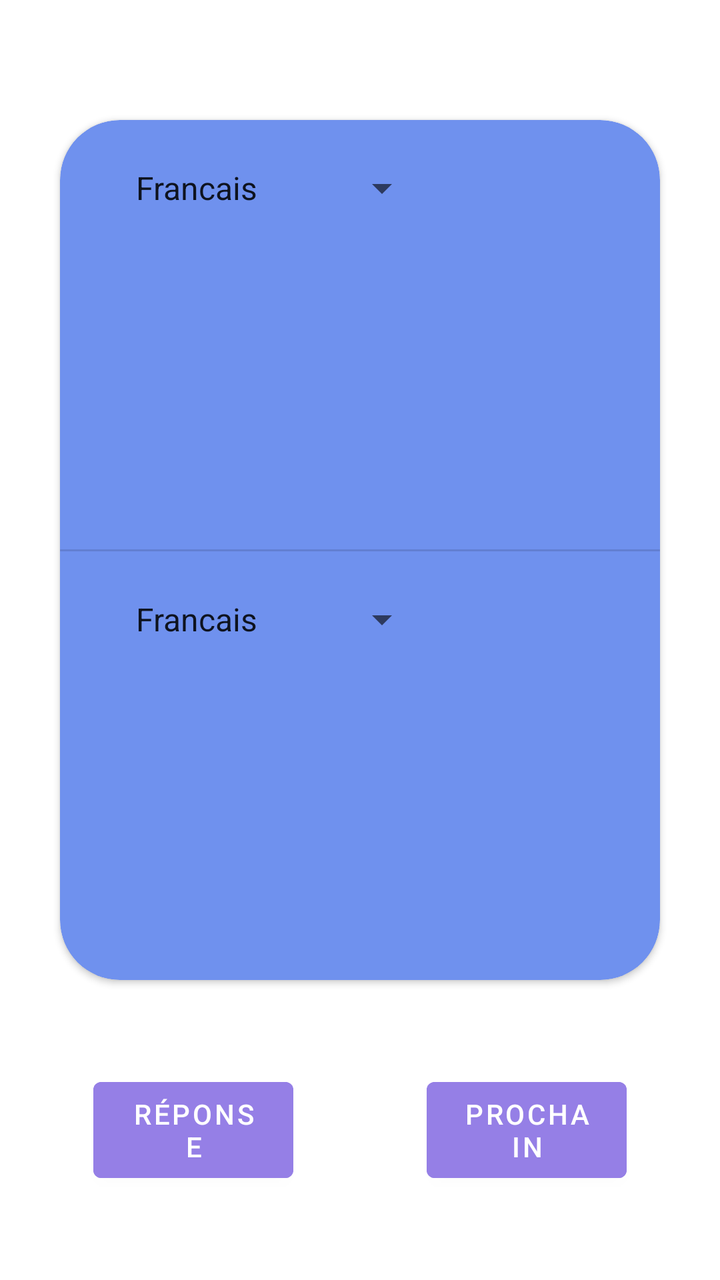
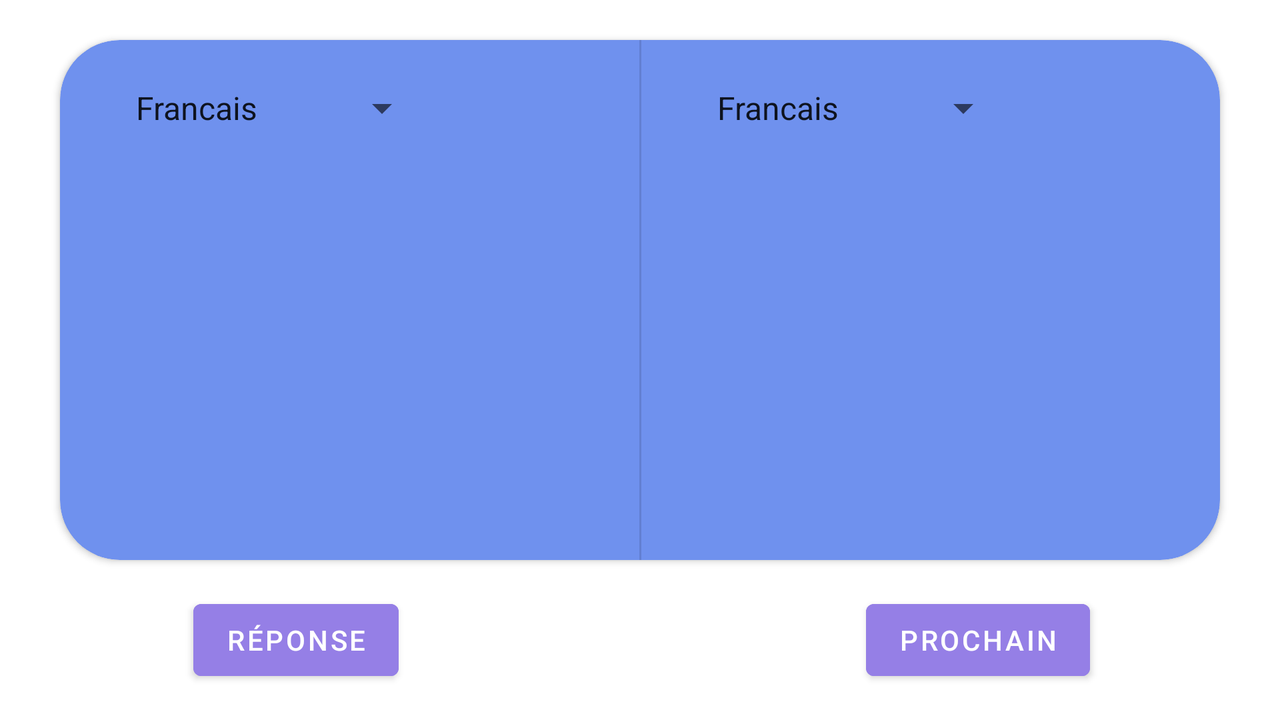

An Android layout and its configuration variant, each rendered on a device that would load it. The default file and the variant file are quoted in full after the pictures.
<!-- AndroidManifest.xml: application theme Theme.TranslateApp.NoActionBar -->
<!-- res/layout/fragment_jeu.xml -->
<?xml version="1.0" encoding="utf-8"?>
<androidx.constraintlayout.widget.ConstraintLayout xmlns:android="http://schemas.android.com/apk/res/android"
    xmlns:app="http://schemas.android.com/apk/res-auto"
    xmlns:tools="http://schemas.android.com/tools"
    android:layout_width="match_parent"
    android:layout_height="match_parent"
    android:orientation="vertical"
    tools:context=".fragments.mainActivity.jeu.JeuFragment">

    <androidx.cardview.widget.CardView
        android:id="@+id/cardView"
        android:layout_width="0dp"
        android:layout_height="0dp"
        android:layout_marginStart="30dp"
        android:layout_marginTop="60dp"
        android:layout_marginEnd="30dp"
        android:layout_marginBottom="150dp"
        app:cardBackgroundColor="@color/blue"
        app:cardCornerRadius="30dp"
        app:layout_constraintBottom_toBottomOf="parent"
        app:layout_constraintEnd_toEndOf="parent"
        app:layout_constraintStart_toStartOf="parent"
        app:layout_constraintTop_toTopOf="parent">

        <androidx.constraintlayout.widget.ConstraintLayout
            android:layout_width="match_parent"
            android:layout_height="match_parent"
            android:elevation="8dp">

            <TextView
                android:id="@+id/wordToFind"
                android:layout_width="wrap_content"
                android:layout_height="wrap_content"
                android:gravity="center"
                android:textColor="@color/white"
                android:textSize="24sp"
                android:textStyle="bold"
                app:layout_constraintBottom_toTopOf="@+id/divider"
                app:layout_constraintEnd_toEndOf="parent"
                app:layout_constraintStart_toStartOf="parent"
                app:layout_constraintTop_toTopOf="parent" />

            <TextView
                android:id="@+id/translateToFind"
                android:layout_width="wrap_content"
                android:layout_height="wrap_content"
                android:gravity="center"
                android:textColor="@color/white"
                android:textSize="24sp"
                android:textStyle="bold"
                app:layout_constraintBottom_toBottomOf="parent"
                app:layout_constraintEnd_toEndOf="parent"
                app:layout_constraintStart_toStartOf="parent"
                app:layout_constraintTop_toBottomOf="@+id/divider" />

            <Spinner
                android:id="@+id/langue2"
                android:layout_width="155dp"
                android:layout_height="0dp"
                android:layout_marginStart="30dp"
                android:layout_marginTop="10dp"
                android:entries="@array/langSpinner_entries"
                android:minHeight="48dp"
                app:layout_constraintStart_toStartOf="parent"
                app:layout_constraintTop_toBottomOf="@+id/divider"
                tools:ignore="DuplicateSpeakableTextCheck" />

            <Spinner
                android:id="@+id/langue1"
                android:layout_width="155dp"
                android:layout_height="0dp"
                android:layout_marginStart="30dp"
                android:layout_marginTop="10dp"
                android:entries="@array/langSpinner_entries"
                android:minHeight="48dp"
                app:layout_constraintStart_toStartOf="parent"
                app:layout_constraintTop_toTopOf="parent" />

            <View
                android:id="@+id/divider"
                android:layout_width="349dp"
                android:layout_height="1dp"
                android:background="?android:attr/listDivider"
                app:layout_constraintBottom_toBottomOf="parent"
                app:layout_constraintEnd_toEndOf="parent"
                app:layout_constraintHorizontal_bias="0.5"
                app:layout_constraintStart_toStartOf="parent"
                app:layout_constraintTop_toTopOf="parent" />
        </androidx.constraintlayout.widget.ConstraintLayout>
    </androidx.cardview.widget.CardView>

    <Button
        android:id="@+id/answer"
        android:layout_width="100dp"
        android:layout_height="60dp"
        android:backgroundTint="@color/light_purple"
        android:text="@string/answer"
        app:layout_constraintBottom_toBottomOf="parent"
        app:layout_constraintEnd_toEndOf="parent"
        app:layout_constraintHorizontal_bias="0.18"
        app:layout_constraintStart_toStartOf="parent"
        app:layout_constraintTop_toBottomOf="@+id/cardView"
        tools:ignore="TextContrastCheck" />

    <Button
        android:id="@+id/next"
        android:layout_width="100dp"
        android:layout_height="60dp"
        android:backgroundTint="@color/light_purple"
        android:text="@string/next"
        app:layout_constraintBottom_toBottomOf="parent"
        app:layout_constraintEnd_toEndOf="parent"
        app:layout_constraintHorizontal_bias="0.82"
        app:layout_constraintStart_toStartOf="parent"
        app:layout_constraintTop_toBottomOf="@+id/cardView"
        tools:ignore="TextContrastCheck" />


</androidx.constraintlayout.widget.ConstraintLayout>
<!-- resources referenced by this layout -->
<resources>
  <array name="langSpinner_entries">
          <item>@string/Fr</item>
          <item>@string/Ang</item>
          <item>@string/Es</item>
          <item>@string/Ru</item>
          <item>@string/Jap</item>
          <item>@string/DS</item>
          <item>@string/PR</item>
          <item>@string/In</item>
      </array>
  <color name="blue">#6F91EE</color>
  <color name="light_purple">#957FE6</color>
  <color name="white">#FFFFFFFF</color>
  <string name="answer">Réponse</string>
  <string name="next">Prochain</string>
  <style name="Theme.TranslateApp.NoActionBar" parent="Theme.MaterialComponents.DayNight.NoActionBar">
          
          <item name="colorPrimary">@color/blue</item>
          <item name="colorPrimaryVariant">#E42525</item>
          <item name="colorOnPrimary">@color/white</item>
          
          <item name="colorSecondary">#82C2DF</item>
          <item name="colorSecondaryVariant">#2C3C75</item>
          <item name="colorOnSecondary">@color/black</item>
          
          <item name="android:statusBarColor">@color/blue</item>
          
          <item name="android:colorAccent">#82C2DF</item>
  
      </style>
  <string name="Fr" translatable="false">Francais</string>
  <string name="Ang" translatable="false">Anglais</string>
  <string name="Es" translatable="false">Espagnol</string>
  <string name="Ru" translatable="false">Russe</string>
  <string name="Jap" translatable="false">Japonais</string>
  <string name="DS" translatable="false">Allemand</string>
  <string name="PR" translatable="false">Portugais</string>
  <string name="In" translatable="false">Indien</string>
  <color name="black">#FF000000</color>
</resources>
<!-- res/layout-land/fragment_jeu.xml (the repository's variant of the layout above) -->
<!-- drawn on the phone turned sideways -->
<?xml version="1.0" encoding="utf-8"?>
<androidx.constraintlayout.widget.ConstraintLayout xmlns:android="http://schemas.android.com/apk/res/android"
    xmlns:app="http://schemas.android.com/apk/res-auto"
    xmlns:tools="http://schemas.android.com/tools"
    android:layout_width="match_parent"
    android:layout_height="match_parent"
    android:orientation="vertical"
    tools:context=".fragments.mainActivity.jeu.JeuFragment">

    <androidx.cardview.widget.CardView
        android:id="@+id/cardView"
        android:layout_width="0dp"
        android:layout_height="0dp"
        android:layout_marginStart="30dp"
        android:layout_marginTop="20dp"
        android:layout_marginEnd="30dp"
        android:layout_marginBottom="80dp"
        app:cardBackgroundColor="@color/blue"
        app:cardCornerRadius="30dp"
        app:layout_constraintBottom_toBottomOf="parent"
        app:layout_constraintEnd_toEndOf="parent"
        app:layout_constraintStart_toStartOf="parent"
        app:layout_constraintTop_toTopOf="parent">

        <androidx.constraintlayout.widget.ConstraintLayout
            android:layout_width="match_parent"
            android:layout_height="match_parent"
            android:elevation="8dp">

            <TextView
                android:id="@+id/wordToFind"
                android:layout_width="wrap_content"
                android:layout_height="wrap_content"
                android:gravity="center"
                android:textColor="@color/white"
                android:textSize="24sp"
                android:textStyle="bold"
                app:layout_constraintBottom_toBottomOf="parent"
                app:layout_constraintEnd_toStartOf="@+id/divider2"
                app:layout_constraintStart_toStartOf="parent"
                app:layout_constraintTop_toTopOf="parent" />

            <TextView
                android:id="@+id/translateToFind"
                android:layout_width="wrap_content"
                android:layout_height="wrap_content"
                android:gravity="center"
                android:textColor="@color/white"
                android:textSize="24sp"
                android:textStyle="bold"
                app:layout_constraintBottom_toBottomOf="parent"
                app:layout_constraintEnd_toEndOf="parent"
                app:layout_constraintStart_toEndOf="@+id/divider2"
                app:layout_constraintTop_toTopOf="parent"
                app:layout_constraintVertical_bias="0.502" />

            <Spinner
                android:id="@+id/langue2"
                android:layout_width="155dp"
                android:layout_height="0dp"
                android:layout_marginStart="30dp"
                android:layout_marginTop="10dp"
                android:entries="@array/langSpinner_entries"
                android:minHeight="48dp"
                app:layout_constraintStart_toEndOf="@+id/divider2"
                app:layout_constraintTop_toTopOf="parent"
                tools:ignore="DuplicateSpeakableTextCheck" />

            <Spinner
                android:id="@+id/langue1"
                android:layout_width="155dp"
                android:layout_height="0dp"
                android:layout_marginStart="30dp"
                android:layout_marginTop="10dp"
                android:entries="@array/langSpinner_entries"
                android:minHeight="48dp"
                app:layout_constraintStart_toStartOf="parent"
                app:layout_constraintTop_toTopOf="parent" />

            <View
                android:id="@+id/divider2"
                android:layout_width="1dp"
                android:layout_height="299dp"
                android:background="?android:attr/listDivider"
                app:layout_constraintBottom_toBottomOf="parent"
                app:layout_constraintEnd_toEndOf="parent"
                app:layout_constraintHorizontal_bias="0.5"
                app:layout_constraintStart_toStartOf="parent"
                app:layout_constraintTop_toTopOf="parent"
                app:layout_constraintVertical_bias="0.5" />

        </androidx.constraintlayout.widget.ConstraintLayout>
    </androidx.cardview.widget.CardView>

    <Button
        android:id="@+id/answer"
        android:layout_width="wrap_content"
        android:layout_height="wrap_content"
        android:backgroundTint="@color/light_purple"
        android:text="@string/answer"
        app:layout_constraintBottom_toBottomOf="parent"
        app:layout_constraintEnd_toEndOf="parent"
        app:layout_constraintHorizontal_bias="0.18"
        app:layout_constraintStart_toStartOf="parent"
        app:layout_constraintTop_toBottomOf="@+id/cardView"
        tools:ignore="TextContrastCheck,TextContrastCheck" />

    <Button
        android:id="@+id/next"
        android:layout_width="wrap_content"
        android:layout_height="wrap_content"
        android:backgroundTint="@color/light_purple"
        android:text="@string/next"
        app:layout_constraintBottom_toBottomOf="parent"
        app:layout_constraintEnd_toEndOf="parent"
        app:layout_constraintHorizontal_bias="0.82"
        app:layout_constraintStart_toStartOf="parent"
        app:layout_constraintTop_toBottomOf="@+id/cardView"
        tools:ignore="TextContrastCheck" />


</androidx.constraintlayout.widget.ConstraintLayout>
